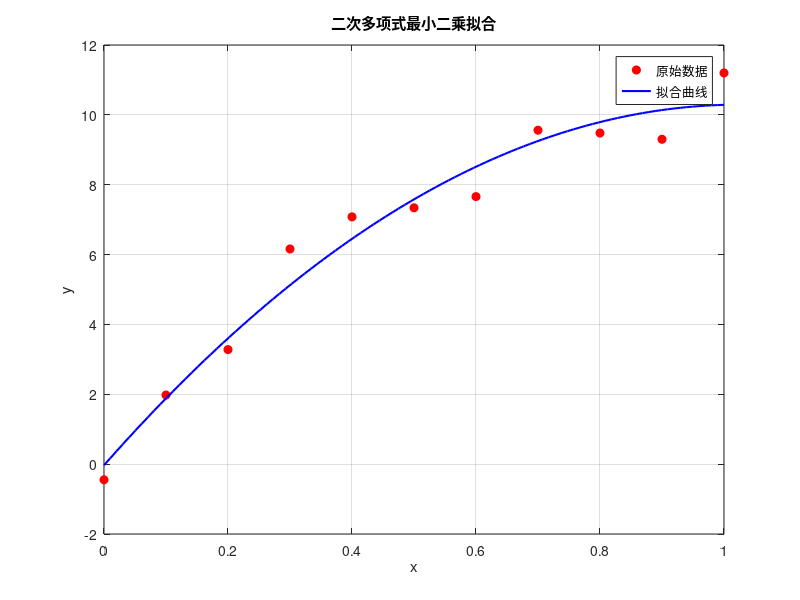

Source code (MATLAB):
%% 1.1 多项式拟合（线性最小二乘拟合）
clc; clear; close all;

% 数据
x = [0 0.1 0.2 0.3 0.4 0.5 0.6 0.7 0.8 0.9 1];
y = [-0.447 1.978 3.28 6.16 7.08 7.34 7.66 9.56 9.48 9.30 11.2];

% 模型
p = polyfit(x, y, 2);
disp('二次多项式拟合结果：');
fprintf('y = (%.4fx^2)+ (%.4fx) + (%.4f)\n', p(1), p(2), p(3));

% 绘图
xx = linspace(0, 1, 100);
yy = polyval(p, xx);
plot(x, y, 'ro', 'MarkerFaceColor', 'r'); hold on;
plot(xx, yy, 'b-', 'LineWidth', 1.5);
xlabel('x'); ylabel('y');
title('二次多项式最小二乘拟合');
legend('原始数据', '拟合曲线');
grid on;